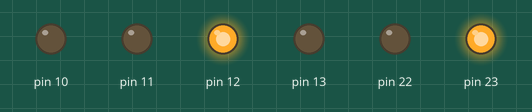
This sketch was run on a simulated Arduino Uno, built with avr-gcc and run on an emulated ATmega328P. On the bench: output pins drawn as LEDs (lit = HIGH).

Above: at 0.6 s.
At 1.8 s:
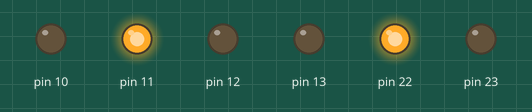
At 3.0 s:
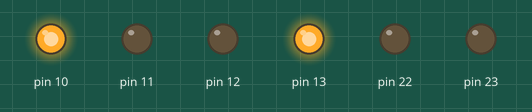
At 4.2 s:
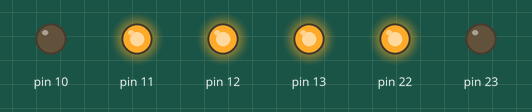
Timing chart, 0 to 6.4 s (numbered marks = the images above):
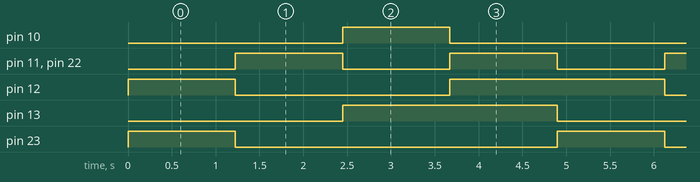

The sketch:

twowaytraffic.ino
```cpp
void setup() {
    Serial.begin(9600);

    asm volatile(
        "ldi r18, 0xFC;\n"
        "out 4, r18;\n"
        ::: "r18");
}

void loop() {

    // Traffic green and red light
    asm volatile(
        "ldi r18, 0x90;\n"
        "out 5, r18;\n"
        "call delay;\n"
    );

    // Traffic amber and amber light
    asm volatile(
        "ldi r18, 0x48;\n"
        "out 5, r18;\n"
        "call delay;\n"
    );

    // Traffic red and green light
    asm volatile(
        "ldi r18, 0x24;\n"
        "out 5, r18;\n"
        "call delay;\n"
    );

   // read amber and red amber light
    asm volatile(
        "ldi r18, 0x78;\n"
        "out 5, r18;\n"
        "call delay;\n"
    );
}

// Nested loops for delay
asm volatile(
    "delay:\n"
    "ldi r23, 0x64;\n" // outer loop
    "third_loop:\n"
    "ldi r24, 0xFF;\n" // middle loop
    "second_loop:\n"
    "ldi r25, 0xFF;\n" // inner loop
    "innermost_loop:\n"
    "dec r25;\n"
    "brne innermost_loop;\n"
    "dec r24;\n"
    "brne second_loop;\n"
    "dec r23;\n"
    "brne third_loop;\n"
    "ret ;\n"
);
```

Measured:
- by itself, pin 10, pin 23: alternates HIGH for 1.2 s and LOW for 3.7 s
- by itself, pin 11, pin 22: alternates HIGH for 1.2 s and LOW for 1.2 s
- by itself, pin 12: repeats every 4.9 s: LOW 2.4 s, HIGH 2.4 s
- by itself, pin 13: alternates HIGH for 2.4 s and LOW for 2.4 s
